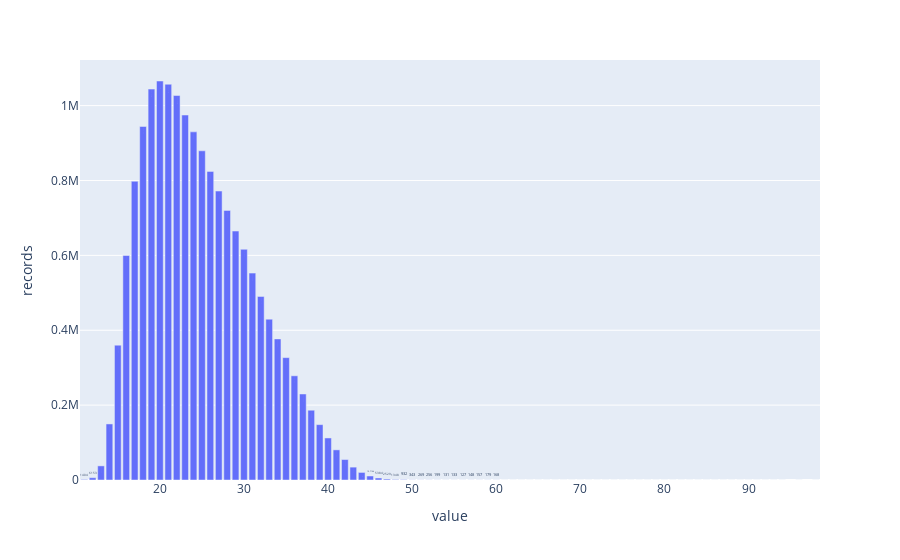

The notebook cell saved with this chart:
### Markdown cell above
Idade que as gestantes costumam ter.

**Observações**

- A distribuição pode ser modelada por uma gaussiana'
- O pico é 20 anos;
- Após os 20 anos há um leve declínio.

### Code cell
var = 'idade'
df = pd.read_sql_query(query_value_counts(var), cnx)
bar_plot(df, var).show()

### Figure 1 — Plotly figure (JSON) as saved in the notebook; plotly's stock layout.template omitted (floating-point values rounded to 4 significant figures)
{"data": [{"alignmentgroup": "True", "hovertemplate": "value=%{x}<br>records=%{y}<extra></extra>", "legendgroup": "", "marker": {"color": "#636efa", "pattern": {"shape": ""}}, "name": "", "offsetgroup": "", "orientation": "v", "showlegend": false, "textposition": "auto", "texttemplate": "%{y}", "type": "bar", "x": [20, 21, 19, 22, 23, 18, 24, 25, 26, 17, 27, 28, 29, 30, 16, 31, 32, 33, 34, 15, 35, 36, 37, 38, 14, 39, 40, 41, 42, 13, 43, 44, 45, 12, 46, 47, 11, 48, 49, 50, 51, 52, 53, 59, 60, 58, 57, 55, 54, 56, 68, 61, 71, 62, 64, 63, 87, 75, 69, 67, 86, 78, 77, 73, 72, 70, 88, 83, 74, 66, 65, 98, 96, 91, 82, 81, 79, 93, 92, 90, 84, 80, 76, 94, 89, 85], "xaxis": "x", "y": [1065750, 1057141, 1044134, 1026946, 974877, 944314, 929866, 879291, 824325, 797935, 771773, 720136, 664913, 616186, 599719, 552582, 490311, 429596, 376843, 360173, 326889, 278316, 229735, 186393, 149706, 147876, 112285, 80518, 54645, 37696, 34370, 20212, 10714, 6153, 5384, 2529, 1404, 1348, 932, 343, 269, 256, 199, 179, 168, 157, 148, 133, 131, 127, 10, 10, 9, 9, 8, 7, 6, 6, 6, 6, 5, 5, 5, 5, 5, 5, 4, 4, 4, 4, 4, 3, 3, 3, 3, 3, 3, 2, 2, 2, 2, 2, 2, 1, 1, 1], "yaxis": "y"}], "layout": {"barmode": "relative", "legend": {"tracegroupgap": 0}, "margin": {"t": 60}, "xaxis": {"anchor": "y", "categoryarray": [20, 21, 19, 22, 23, 18, 24, 25, 26, 17, 27, 28, 29, 30, 16, 31, 32, 33, 34, 15, 35, 36, 37, 38, 14, 39, 40, 41, 42, 13, 43, 44, 45, 12, 46, 47, 11, 48, 49, 50, 51, 52, 53, 59, 60, 58, 57, 55, 54, 56, 68, 61, 71, 62, 64, 63, 87, 75, 69, 67, 86, 78, 77, 73, 72, 70, 88, 83, 74, 66, 65, 98, 96, 91, 82, 81, 79, 93, 92, 90, 84, 80, 76, 94, 89, 85], "categoryorder": "array", "domain": [0, 1], "title": {"text": "value"}}, "yaxis": {"anchor": "x", "domain": [0, 1], "title": {"text": "records"}}}}
